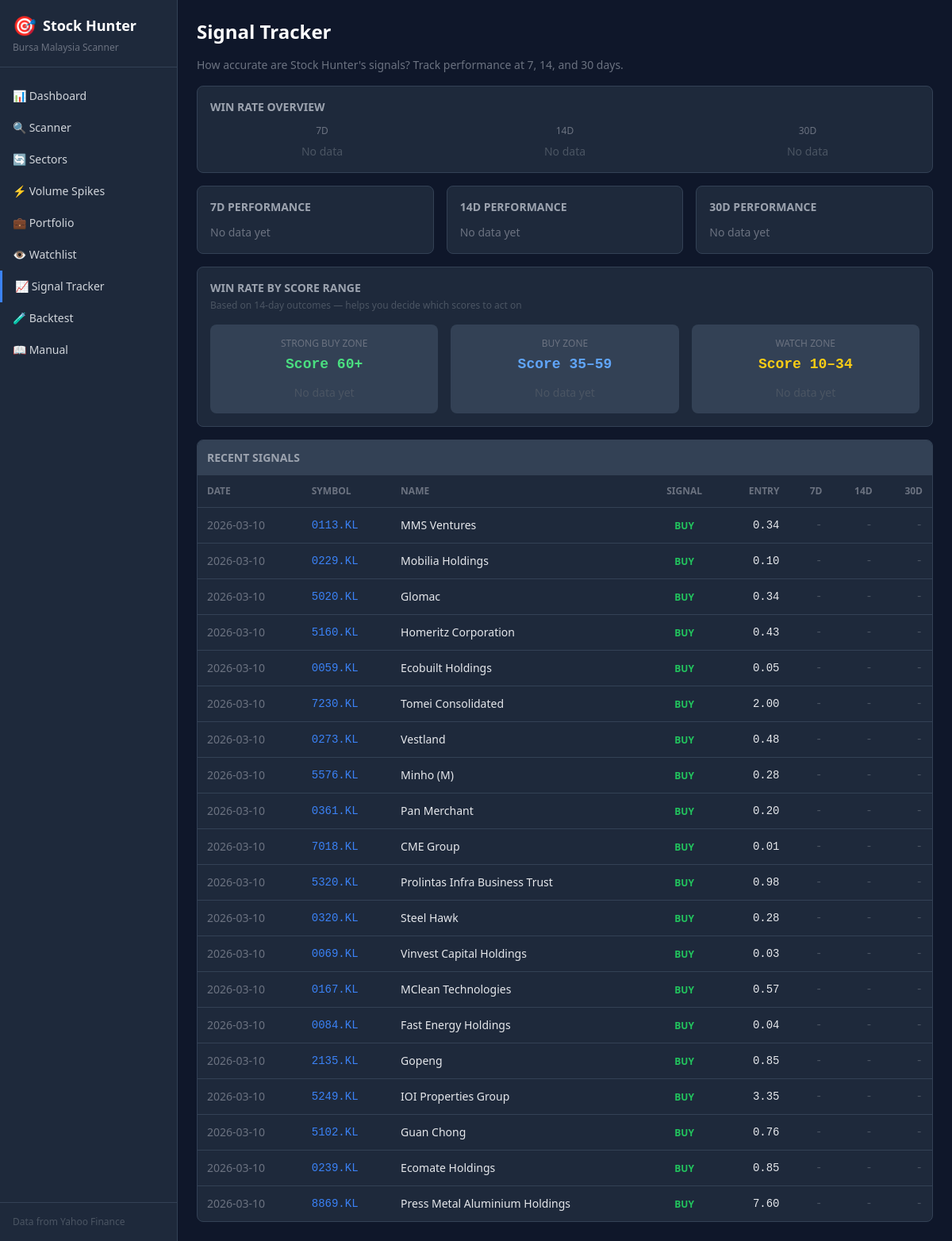
Page /tracker on the committed database.
### tables this page shows
CREATE TABLE signal_history (
            id INTEGER PRIMARY KEY AUTOINCREMENT,
            symbol TEXT NOT NULL,
            name TEXT DEFAULT '',
            signal TEXT NOT NULL,
            score REAL DEFAULT 0,
            entry_price REAL NOT NULL,
            date TEXT NOT NULL,
            outcome_7d_price REAL,
            outcome_7d_pnl REAL,
            outcome_7d_date TEXT,
            outcome_14d_price REAL,
            outcome_14d_pnl REAL,
            outcome_14d_date TEXT,
            outcome_30d_price REAL,
            outcome_30d_pnl REAL,
            outcome_30d_date TEXT,
            UNIQUE(symbol, date)
        );

### app.py (the view)
@app.route("/tracker")
def tracker():
    stats = get_tracker_stats()
    recent = get_recent_signals(20)
    score_ranges = get_win_rate_by_score()
    return _render("tracker.html", request, stats=stats, recent=recent, score_ranges=score_ranges)

### app.py (called while the page is built)
def _is_htmx(request):
    return request.headers.get("HX-Request") == "true"

def _render(template, request, **kwargs):
    kwargs["now"] = datetime.now()
    if _is_htmx(request):
        return render_template(template, **kwargs)
    return render_template("base.html", content_template=template, **kwargs)

### scanner/db.py (called while the page is built, shortened)
def _get_conn() -> sqlite3.Connection:
    os.makedirs(os.path.dirname(DB_PATH), exist_ok=True)
    conn = sqlite3.connect(DB_PATH)
    conn.row_factory = sqlite3.Row
    conn.execute("PRAGMA journal_mode=WAL")
    return conn

def get_tracker_stats() -> dict:
    conn = _get_conn()
    total = conn.execute("SELECT COUNT(*) FROM signal_history").fetchone()[0]
    stats = {"total_signals": total}
    for days in [7, 14, 30]:
        key = f"{days}d"
        col_pnl = f"outcome_{days}d_pnl"
        rows = conn.execute(
            f"SELECT symbol, {col_pnl} as pnl FROM signal_history WHERE {col_pnl} IS NOT NULL"
        ).fetchall()
        if not rows:
            stats[key] = {"count": 0, "win_rate": 0, "avg_return": 0, "best": None, "worst": None}
            continue
    conn.close()
    return stats

def get_recent_signals(n: int = 10) -> List[dict]:
    conn = _get_conn()
    rows = conn.execute(
        "SELECT * FROM signal_history ORDER BY date DESC, id DESC LIMIT ?", (n,)
    ).fetchall()
    conn.close()
    result = []
    for r in rows:
        d = dict(r)
        outcomes = {}
        for days in [7, 14, 30]:
            key = f"{days}d"
            if d.get(f"outcome_{key}_price") is not None:
                outcomes[key] = {
                    "price": d[f"outcome_{key}_price"],
                    "pnl_pct": d[f"outcome_{key}_pnl"],
                    "date": d[f"outcome_{key}_date"],
                }
        d["outcomes"] = outcomes
        result.append(d)
    return result

### templates/base.html (shortened to what this page needs)
<!DOCTYPE html>
<html lang="en" class="dark">
<head>
    <script src="https://cdn.tailwindcss.com"></script>
</head>
<body class="text-gray-200 min-h-screen flex">
    <nav class="w-56 bg-surface-50 border-r border-surface-100 flex flex-col fixed h-full">
        <div class="p-4 border-b border-surface-100">
            <h1 class="text-lg font-bold text-white flex items-center gap-2">
                <span class="text-2xl">🎯</span> Stock Hunter
            </h1>
            <p class="text-xs text-gray-500 mt-1">Bursa Malaysia Scanner</p>
        </div>
        <div class="flex-1 py-4">
            <a href="/" hx-get="/" hx-target="#main-content" hx-push-url="true"
               class="nav-link block px-4 py-2.5 text-sm text-gray-300 hover:text-white" id="nav-dashboard">
                📊 Dashboard
            </a>
            <a href="/scan" hx-get="/scan" hx-target="#main-content" hx-push-url="true"
               class="nav-link block px-4 py-2.5 text-sm text-gray-300 hover:text-white" id="nav-scanner">
                🔍 Scanner
            </a>
            <a href="/sectors" hx-get="/sectors" hx-target="#main-content" hx-push-url="true"
               class="nav-link block px-4 py-2.5 text-sm text-gray-300 hover:text-white" id="nav-sectors">
                🔄 Sectors
            </a>
            <a href="/spikes" hx-get="/spikes" hx-target="#main-content" hx-push-url="true"
               class="nav-link block px-4 py-2.5 text-sm text-gray-300 hover:text-white" id="nav-spikes">
                ⚡ Volume Spikes
            </a>
            <a href="/portfolio" hx-get="/portfolio" hx-target="#main-content" hx-push-url="true"
               class="nav-link block px-4 py-2.5 text-sm text-gray-300 hover:text-white" id="nav-portfolio">
                💼 Portfolio
            </a>
            <a href="/watchlist" hx-get="/watchlist" hx-target="#main-content" hx-push-url="true"
               class="nav-link block px-4 py-2.5 text-sm text-gray-300 hover:text-white" id="nav-watchlist">
                👁 Watchlist
            </a>
            <a href="/tracker" hx-get="/tracker" hx-target="#main-content" hx-push-url="true"
               class="nav-link block px-4 py-2.5 text-sm text-gray-300 hover:text-white" id="nav-tracker">
                📈 Signal Tracker
            </a>
            <a href="/backtest" hx-get="/backtest" hx-target="#main-content" hx-push-url="true"
               class="nav-link block px-4 py-2.5 text-sm text-gray-300 hover:text-white" id="nav-backtest">
                🧪 Backtest
            </a>
            <a href="/manual" hx-get="/manual" hx-target="#main-content" hx-push-url="true"
               class="nav-link block px-4 py-2.5 text-sm text-gray-300 hover:text-white" id="nav-manual">
                📖 Manual
            </a>
        </div>
        <div class="p-4 border-t border-surface-100 text-xs text-gray-600">
            Data from Yahoo Finance
        </div>
    </nav>
    <main class="ml-56 flex-1 min-h-screen">
        <div class="p-6">
            <div id="main-content" class="content-body">
                {% if content_template %}
                    {% include content_template %}
                {% endif %}
            </div>
        </div>
    </main>
</body>
</html>

### templates/tracker.html
<div class="space-y-4">
    <h2 class="text-2xl font-bold text-white">Signal Tracker</h2>
    <p class="text-sm text-gray-500">How accurate are Stock Hunter's signals? Track performance at 7, 14, and 30 days.</p>
    {% if stats.total_signals > 0 %}
    <div class="card p-4">
        <h3 class="text-sm font-semibold text-gray-400 uppercase mb-3">Win Rate Overview</h3>
        <div class="grid grid-cols-3 gap-6">
            {% for period in ['7d', '14d', '30d'] %}
            {% set s = stats[period] %}
            <div class="text-center">
                <p class="text-xs text-gray-500 uppercase mb-2">{{ period }}</p>
                {% if s.count > 0 %}
                {% set wr = s.win_rate %}
                <div class="relative inline-block">
                    <svg width="100" height="100" viewBox="0 0 36 36">
                        <path d="M18 2.0845 a 15.9155 15.9155 0 0 1 0 31.831 a 15.9155 15.9155 0 0 1 0 -31.831"
                              fill="none" stroke="#334155" stroke-width="3"/>
                        <path d="M18 2.0845 a 15.9155 15.9155 0 0 1 0 31.831 a 15.9155 15.9155 0 0 1 0 -31.831"
                              fill="none"
                              stroke="{% if wr >= 50 %}#22c55e{% else %}#ef4444{% endif %}"
                              stroke-width="3"
                              stroke-dasharray="{{ wr }}, 100"
                              stroke-linecap="round"/>
                        <text x="18" y="19.5" text-anchor="middle" font-size="8"
                              fill="{% if wr >= 50 %}#22c55e{% else %}#ef4444{% endif %}"
                              font-weight="bold">{{ "%.0f"|format(wr) }}%</text>
                    </svg>
                </div>
                <p class="text-xs text-gray-500 mt-1">{{ s.count }} signals</p>
                <p class="text-xs font-mono mt-0.5 {% if s.avg_return >= 0 %}text-green-400{% else %}text-red-400{% endif %}">
                    avg {{ "%+.1f"|format(s.avg_return) }}%
                </p>
                {% else %}
                <p class="text-gray-600 text-sm">No data</p>
                {% endif %}
            </div>
            {% endfor %}
        </div>
    </div>
    <div class="grid grid-cols-1 md:grid-cols-3 gap-4">
        {% for period in ['7d', '14d', '30d'] %}
        {% set s = stats[period] %}
        <div class="card p-4">
            <h3 class="text-sm font-semibold text-gray-400 uppercase mb-3">{{ period }} Performance</h3>
            {% if s.count > 0 %}
            <div class="space-y-2">
                <div class="flex justify-between">
                    <span class="text-gray-500 text-sm">Signals</span>
                    <span class="font-mono text-white">{{ s.count }}</span>
                </div>
                <div class="flex justify-between">
                    <span class="text-gray-500 text-sm">Win Rate</span>
                    <span class="font-mono font-bold {% if s.win_rate >= 50 %}text-green-400{% else %}text-red-400{% endif %}">
                        {{ s.win_rate }}%
                    </span>
                </div>
                <div class="flex justify-between">
                    <span class="text-gray-500 text-sm">Avg Return</span>
                    <span class="font-mono {% if s.avg_return >= 0 %}text-green-400{% else %}text-red-400{% endif %}">
                        {{ "%+.2f"|format(s.avg_return) }}%
                    </span>
                </div>
                {% if s.best %}
                <div class="flex justify-between">
                    <span class="text-gray-500 text-sm">Best</span>
                    <span class="font-mono text-green-400">{{ s.best.symbol }} ({{ "%+.2f"|format(s.best.pnl) }}%)</span>
                </div>
                {% endif %}
                {% if s.worst %}
                <div class="flex justify-between">
                    <span class="text-gray-500 text-sm">Worst</span>
                    <span class="font-mono text-red-400">{{ s.worst.symbol }} ({{ "%+.2f"|format(s.worst.pnl) }}%)</span>
                </div>
                {% endif %}
            </div>
            {% else %}
            <p class="text-gray-500 text-sm">No data yet</p>
            {% endif %}
        </div>
        {% endfor %}
    </div>
    {% if score_ranges %}
    <div class="card p-4">
        <h3 class="text-sm font-semibold text-gray-400 uppercase mb-1">Win Rate by Score Range</h3>
        <p class="text-xs text-gray-600 mb-4">Based on 14-day outcomes — helps you decide which scores to act on</p>
        <div class="grid grid-cols-1 md:grid-cols-3 gap-4">
            {% for sr in score_ranges %}
            <div class="bg-surface-100 rounded-lg p-4 text-center">
                <p class="text-xs text-gray-500 uppercase mb-1">{{ sr.label }}</p>
                <p class="text-lg font-bold font-mono
                    {% if sr.range == '60+' %}text-green-400
                    {% elif sr.range == '35–59' %}text-blue-400
                    {% else %}text-yellow-400{% endif %}">
                    Score {{ sr.range }}
                </p>
                {% if sr.count > 0 %}
                <div class="mt-3 space-y-1">
                    <div class="w-full bg-surface-200 rounded-full h-3 overflow-hidden">
                        <div class="h-3 rounded-full transition-all
                            {% if sr.win_rate >= 60 %}bg-green-500
                            {% elif sr.win_rate >= 40 %}bg-yellow-500
                            {% else %}bg-red-500{% endif %}"
                            style="width: {{ sr.win_rate }}%"></div>
                    </div>
                    <p class="text-2xl font-extrabold font-mono mt-2
                        {% if sr.win_rate >= 50 %}text-green-400{% else %}text-red-400{% endif %}">
                        {{ "%.0f"|format(sr.win_rate) }}%
                    </p>
                    <p class="text-xs text-gray-500">{{ sr.wins }}/{{ sr.count }} wins</p>
                    <p class="text-xs font-mono {% if sr.avg_return >= 0 %}text-green-400{% else %}text-red-400{% endif %}">
                        avg {{ "%+.1f"|format(sr.avg_return) }}%
                    </p>
                </div>
                {% else %}
                <p class="text-gray-600 text-sm mt-3">No data yet</p>
                {% endif %}
            </div>
            {% endfor %}
        </div>
    </div>
    {% endif %}
    {% if recent %}
    <div class="card overflow-hidden">
        <div class="p-3 bg-surface-100">
            <h3 class="text-sm font-semibold text-gray-400 uppercase">Recent Signals</h3>
        </div>
        <table class="w-full text-sm">
            <thead>
                <tr class="text-gray-500 text-xs uppercase">
                    <th class="text-left p-3">Date</th>
                    <th class="text-left p-3">Symbol</th>
                    <th class="text-left p-3">Name</th>
                    <th class="text-center p-3">Signal</th>
                    <th class="text-right p-3">Entry</th>
                    <th class="text-right p-3">7d</th>
                    <th class="text-right p-3">14d</th>
                    <th class="text-right p-3">30d</th>
                </tr>
            </thead>
            <tbody>
                {% for sig in recent %}
                <tr class="border-t border-surface-100 hover:bg-surface-100">
                    <td class="p-3 text-gray-500">{{ sig.date }}</td>
                    <td class="p-3 text-accent font-mono cursor-pointer"
                        hx-get="/stock/{{ sig.symbol }}" hx-target="#main-content" hx-push-url="true">
                        {{ sig.symbol }}
                    </td>
                    <td class="p-3">{{ sig.name }}</td>
                    <td class="p-3 text-center">
                        <span class="px-2 py-0.5 rounded text-xs font-bold signal-buy">{{ sig.signal }}</span>
                    </td>
                    <td class="p-3 text-right font-mono">{{ "%.2f"|format(sig.entry_price) }}</td>
                    {% for period in ['7d', '14d', '30d'] %}
                    <td class="p-3 text-right font-mono">
                        {% if period in sig.outcomes %}
                        <span class="{% if sig.outcomes[period].pnl_pct >= 0 %}text-green-400{% else %}text-red-400{% endif %}">
                            {{ "%+.1f"|format(sig.outcomes[period].pnl_pct) }}%
                        </span>
                        {% else %}
                        <span class="text-gray-600">-</span>
                        {% endif %}
                    </td>
                    {% endfor %}
                </tr>
                {% endfor %}
            </tbody>
        </table>
    </div>
    {% endif %}
    {% else %}
    <div class="card p-12 text-center">
        <p class="text-4xl mb-4">📈</p>
        <p class="text-gray-400 mb-2">No signals tracked yet.</p>
        <p class="text-gray-500 text-sm">Run daily scans to start tracking signal accuracy.</p>
    </div>
    {% endif %}
</div>

### templates/base.html (style rules this page uses)
body { background: #0f172a; }
.nav-link { transition: all 0.15s; }
.nav-link:hover, .nav-link.active { background: #1e293b; border-left: 3px solid #3b82f6; }
.signal-buy { color: #22c55e; }
.card { background: #1e293b; border: 1px solid #334155; border-radius: 0.5rem; }

### rows in the picture
signal_history: date "2026-03-10", symbol "0113.KL", name "MMS Ventures", signal "BUY", entry_price "0.34"
signal_history: date "2026-03-10", symbol "0229.KL", name "Mobilia Holdings", signal "BUY", entry_price "0.10"
signal_history: date "2026-03-10", symbol "5020.KL", name "Glomac", signal "BUY", entry_price "0.34"
signal_history: date "2026-03-10", symbol "5160.KL", name "Homeritz Corporation", signal "BUY", entry_price "0.43"
signal_history: date "2026-03-10", symbol "0059.KL", name "Ecobuilt Holdings", signal "BUY", entry_price "0.05"
signal_history: date "2026-03-10", symbol "7230.KL", name "Tomei Consolidated", signal "BUY", entry_price "2.00"
signal_history: date "2026-03-10", symbol "0273.KL", name "Vestland", signal "BUY", entry_price "0.48"
signal_history: date "2026-03-10", symbol "5576.KL", name "Minho (M)", signal "BUY", entry_price "0.28"
signal_history: date "2026-03-10", symbol "0361.KL", name "Pan Merchant", signal "BUY", entry_price "0.20"
signal_history: date "2026-03-10", symbol "7018.KL", name "CME Group", signal "BUY", entry_price "0.01"
signal_history: date "2026-03-10", symbol "5320.KL", name "Prolintas Infra Business Trust", signal "BUY", entry_price "0.98"
signal_history: date "2026-03-10", symbol "0320.KL", name "Steel Hawk", signal "BUY", entry_price "0.28"
signal_history: date "2026-03-10", symbol "0069.KL", name "Vinvest Capital Holdings", signal "BUY", entry_price "0.03"
signal_history: date "2026-03-10", symbol "0167.KL", name "MClean Technologies", signal "BUY", entry_price "0.57"
signal_history: date "2026-03-10", symbol "0084.KL", name "Fast Energy Holdings", signal "BUY", entry_price "0.04"
signal_history: date "2026-03-10", symbol "2135.KL", name "Gopeng", signal "BUY", entry_price "0.85"
signal_history: date "2026-03-10", symbol "5249.KL", name "IOI Properties Group", signal "BUY", entry_price "3.35"
signal_history: date "2026-03-10", symbol "5102.KL", name "Guan Chong", signal "BUY", entry_price "0.76"
signal_history: date "2026-03-10", symbol "0239.KL", name "Ecomate Holdings", signal "BUY", entry_price "0.85"
signal_history: date "2026-03-10", symbol "8869.KL", name "Press Metal Aluminium Holdings", signal "BUY", entry_price "7.60"

### other values in the picture
{{ period }} "7D" "14D" "30D"
{{ sr.label }} "STRONG BUY ZONE" "BUY ZONE" "WATCH ZONE"
{{ sr.range }} "60+" "35–59" "10–34"
